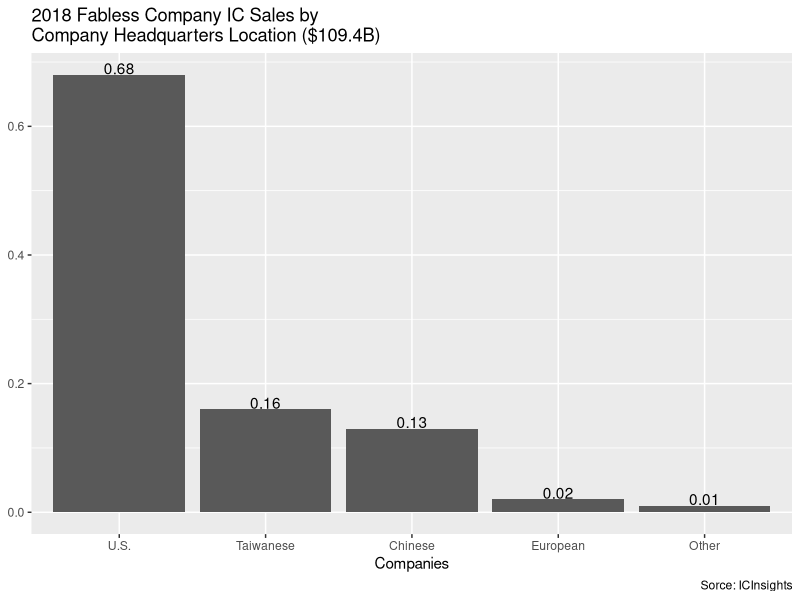

Source code (R): (Note: this script raises an error after producing the figure.)
## ---- chunk 1
library(ggplot2)
#stworzenie data frame
#nie biore pod uwage japoni (zbyt maly procent)
udzialRynku <- data.frame( firmy = c("U.S." ,"Taiwanese", "Chinese", "European", "Other"),
                   procentUdzialuWRynku = c(0.68,0.16,0.13,0.02,0.01))
#Zamiast beznadziejnego wykresu klowego zrobie wykres kolumnowy, dla latwiejszego porownywania firm
#uznaje ze glownym celem jest przedstawienie aktualnej sytuacji, dlaetgo nie zamiezczam informacji na rok 2010
#Kolory sa zbedne wiec ich tez nie bedzie
#Posortownie firm da latwiejszy poglad ktora firma jest lepsza na rynku, bedzie to od razu widoczne
#jedynie "pozostale" beda na koncu
n <-length(udzialRynku[,1])
porzadek <- c(order(udzialRynku[1:(n-1),2], decreasing = TRUE),n)
#trzeba zmnienic factor by ggplot narysowal je w odpowiednim porzadku
udzialRynku$firmy <- factor( udzialRynku$firmy, levels = udzialRynku$firmy[porzadek])
ggplot(udzialRynku, aes(firmy,procentUdzialuWRynku))+
  geom_col()+
  #oznaczenia osi x jest zbedne (jest samo tlumaczace sie)
  labs(title = "2018 Fabless Company IC Sales by \nCompany Headquarters Location ($109.4B)",
       #uznaje * za zbedne
       caption="Sorce: ICInsights")+
  xlab("Companies")+ ylab(NULL)+
  #dodanie na gorze kolumn ich wartosci ulatwi odczytywanie wykresu
  geom_text(aes(label=procentUdzialuWRynku), vjust=-0.06)

## ---- chunk 2
knitr::include_graphics("wykres_po.png")
